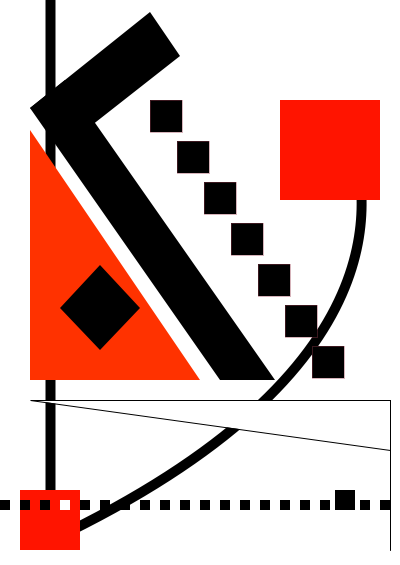
Frame 1 (no input)
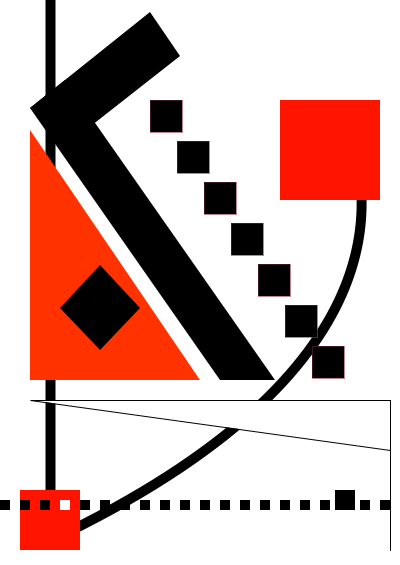
Frame 2 (the mouse pressed at the canvas centre, redrawn once)

The Processing sketch that drew these frames (run headless with seeded random() and noise(); the mouse was pressed at the canvas centre and the sketch redrawn once):

// Processing sketch: processing_120453
// ── processing_120453.pde

void setup() {
  size( 400, 565 );
  background( 255 );
  smooth();
  noLoop();
  
  
stroke(0);
 strokeWeight(10);
 line(50,0,50,540);


bezier( 50, 540, 450, 350, 350, 150, 350, 130 );
   //curve

noStroke();
fill(255,20,0);
rect( 280, 100, 100, 100 );
   //redbox

noStroke();
fill(255,20,0);
rect( 20, 490, 60, 60 );
   //redbox

noStroke();
fill(255,50,0);
triangle(30,130,30,380,200,380);
   //orangetriangle

stroke(0);
strokeWeight(1);
fill(255);
triangle(30,400,390,400,390,450);
   //whitetriangle


stroke(0);
line(390,400,390,550);

noStroke();
fill(0);
quad( 30, 108, 65, 80, 275, 380, 220, 380 );
   //blackbox

noStroke();
fill(0);
quad( 73, 140, 30, 108, 150, 12, 180, 56 );
   //blackbox


int eSize = 10; 
smooth();

for(int c=0; c<=width; c+=20){
 
  if(c == 60 || c == 340){ 
    fill(255);  
  }
  else{  
    fill(0); 
  }
  rect(c, 500, eSize, eSize);
}


noStroke();
 fill(0);
 quad( 60, 308, 100, 265, 140, 308, 100, 350 );
  //blackbox on orangebox
  
noStroke();
fill(0);
rect( 335, 490, 20, 20 );
   //blackbox migisita

  
}



 
void draw() {
 
  int eSize = 32;
  int X = 150;
  int Y = 100;
     //position
 
  float d = 27;
  float e = 41;
   //kakudo
   
  int f = width + eSize;
  int g = height + eSize;
 
  stroke( 150, 60, 80, 100 );
  fill( 150, 60, 80, 70 );
 
  float a = X;
  float b = Y;
 
  a = X;
  b = Y;
 
  while( a < f && b < 360 ) {
    drawShape( a, b, eSize );
    a = a + d;
    b = b + e;
  }
 
}
 
void drawShape( float centerX, float centerY, int drawSize )
{
  fill(0);
  rect( centerX, centerY, drawSize, drawSize );
   //blackbox repeat
}
